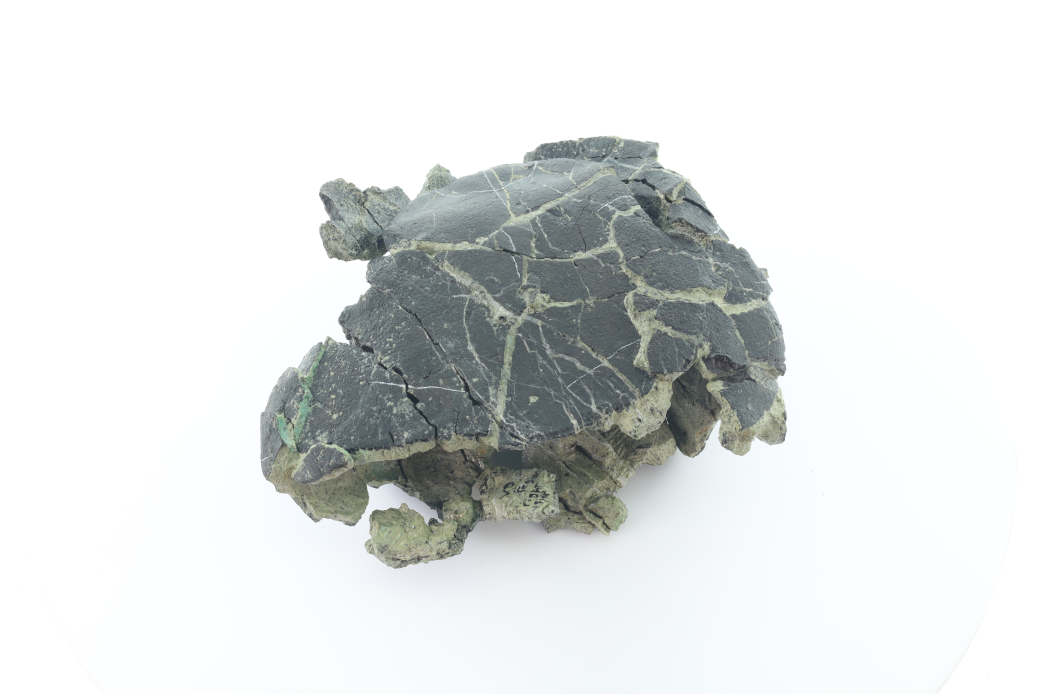
#> input picture test_directories/fresh_data/UF-IZ-turtle/series/noscale/IMG_6121.JPG, 6240 x 4160 px (shown at 1/6 size); its folder holds only this picture in this run
$ python -i makeMasks.py   (imports and definitions only)
#> lines starting #> are read from the running program, lines starting #| are printed output that depends on the picture; after the words box and inside, x2 and y2 are one past the last pixel; in counts of white or black regions, pixels touching at a corner belong together
#> further down, picture is the input picture: shape (4160, 6240, 3); mean B, G, R 225.3, 225.7, 223.1
import numpy as np
import cv2
import glob
import time
from numpy.linalg import norm
import os
import imutils
from concurrent.futures import ThreadPoolExecutor

def pgOtsuMask(img,dilate_intensity=0.3,show=False):

    #scale_percent = 30
#> called with dilate_intensity = 0.3, show = False
    initial_dim = [img.shape[1],img.shape[0]]
#> initial_dim = [6240, 4160]

    #dim = (int(img.shape[1] * scale_percent / 100), int(img.shape[0] * scale_percent / 100))
    #img = cv2.resize(img, dim)
    img = imutils.resize(img, width=500)
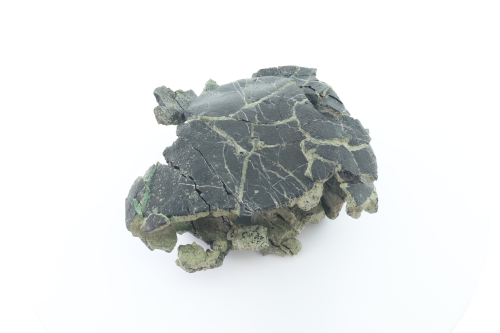
#> img: shape (333, 500, 3); mean of channels 0, 1, 2 225.3, 225.7, 223.1; drawn as B, G, R

    # figure out if the background is black
    lightness = np.average(norm(img, axis=2)) / np.sqrt(3)
#> lightness = 224.7
    has_black_bg = lightness < 127
#> has_black_bg = False
    if show:
        if has_black_bg:
            print("Detected black background")
        else:
            print("Detected white background")

    start_time = time.time()  ##################################################

    # TODO apply propor to image size
    img = cv2.GaussianBlur(img, (5, 5), 0)

    if show:
        print("Time taken for blur --- %s seconds ---" % (time.time() - start_time))
        cv2.imshow("blur",img)
        cv2.waitKey(0)
        start_time = time.time()

    start_time = time.time() ##################################################

    img = cv2.cvtColor(img, cv2.COLOR_BGR2GRAY)
#> img: shape (333, 500)
    mask = cv2.threshold(img, 0, 255, #240
                           cv2.THRESH_BINARY | cv2.THRESH_OTSU)[1]
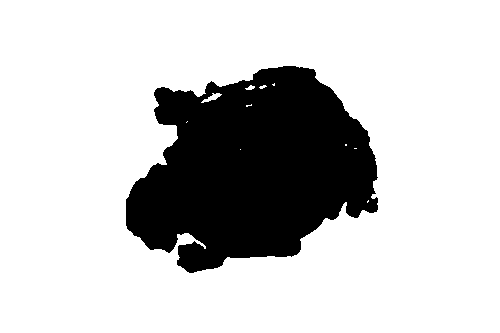
#> mask: shape (333, 500); 78.6% white; 1 black region, box (x1, y1, x2, y2) and area: (126, 66, 378, 273) 35584

    if not has_black_bg:
        mask = cv2.bitwise_not(mask)

    segment_pix_size = np.sum(img == 255)
#> segment_pix_size = 80151

    if show:
        print("Time taken for otsu --- %s seconds ---" % (time.time() - start_time))
        cv2.imshow("mask", mask)
        cv2.waitKey(0)
        start_time = time.time()

    k_size = int(dilate_intensity * 25)
    kernel = np.ones((k_size, k_size), np.uint8)
    mask = cv2.dilate(mask, kernel, iterations=1)
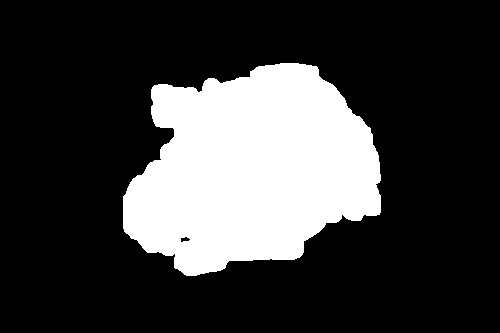
#> mask: shape (333, 500); 23.6% white; 1 white region

    if show:
        print("Time taken for dilate --- %s seconds ---" % (time.time() - start_time))
        cv2.imshow("dilated", mask)
        cv2.waitKey(0)
        start_time = time.time()

    #kernel = cv2.getStructuringElement(cv2.MORPH_ELLIPSE, (20, 20))
    #mask = cv2.morphologyEx(mask, cv2.MORPH_OPEN, kernel)

    #mask = cv2.morphologyEx(mask, cv2.MORPH_CLOSE, cv2.getStructuringElement(cv2.MORPH_RECT, (3, 3)), iterations=3)
    contour, hier = cv2.findContours(mask, cv2.RETR_CCOMP, cv2.CHAIN_APPROX_SIMPLE)
#> contour = 2 contours; box (x1, y1, x2, y2) and area: (123, 63, 381, 276) 38882, (180, 236, 191, 243) 40

    mask = np.zeros(img.shape)
    for cnt in contour:
        cv2.drawContours(mask, [cnt], 0, 255, -1)
#> this loop made 2 passes
#> mask: shape (333, 500) float64; 23.6% white; 1 white region, box (x1, y1, x2, y2) and area: (123, 63, 381, 276) 39287
    mask = mask.astype(np.uint8)

    if show:
        print("Time taken for close --- %s seconds ---" % (time.time() - start_time))
        cv2.imshow("closed", mask)
        cv2.waitKey(0)
        start_time = time.time()

    # Connected components with stats.
    labels, output, stats, centroids = cv2.connectedComponentsWithStats(mask, connectivity=4)
#> labels = 2; stats = [[0, 0, 500, 333, 127213], [123, 63, 258, 213, 39287]]; centroids = [[249, 165], [251.2, 169.1]]

    # remove small components for speed
    remove_barcodes_by_rectangle = False
    #remove_barcodes_by_center = False

    if remove_barcodes_by_rectangle:
        is_rectangle = []
        for l in range(labels):
            points = np.argwhere(output == l)
            rect = cv2.minAreaRect(points)
            box = cv2.boxPoints(rect)
            print(box)
            w = abs(box[1,0] - box[0,0])
            h = abs(box[2,1] - box[0,1])
            print(stats[l, cv2.CC_STAT_AREA])
            print(h*w)
            is_rectangle.append(abs(h*w - stats[l, cv2.CC_STAT_AREA]) < 10)
        non_rect_labels = [i for i, x in enumerate(is_rectangle) if x]

        # Find the largest non background component.
        # Note: range() starts from 1 since 0 is the background label.
        #max_label, max_size = max([(i, stats[i, cv2.CC_STAT_AREA]) for i in range(1, labels)], key=lambda x: x[1])
        label_areas = [(i, stats[i, cv2.CC_STAT_AREA]) for i in non_rect_labels] #range(1, labels)
        label_areas.sort(key=lambda x: x[1],reverse=True)
        top3_labels = list(zip(*label_areas[0:3]))[0]
        #print(top3_labels)
        #print(centroids)
        label_centroids = centroids[top3_labels,:]
        #print(label_centroids)
        img_mid = [np.shape(img)[1] / 2, np.shape(img)[0] / 2]
        #print(img_mid)
        centroid_dists = [sum(abs(c - img_mid)) for c in label_centroids]
        final_label = top3_labels[np.argmin(centroid_dists)]

    else:
        max_label, max_size = max([(i, stats[i, cv2.CC_STAT_AREA]) for i in range(1, labels)], key=lambda x: x[1])
#> max_label = 1; max_size = 39287
        final_label = max_label
#> final_label = 1

    mask = np.zeros(img.shape)
    mask[output == final_label] = 255

    if show:
        print("Time taken for comp --- %s seconds ---" % (time.time() - start_time))
        cv2.imshow("best component", mask)
        cv2.waitKey(0)

    mask = cv2.resize(mask,initial_dim)
#> mask: shape (4160, 6240) float64
    return(mask)

# [65 lines left out: function makeMasks, not called in this run]

>>> import cv2
>>> picture = cv2.imread('../test_directories/fresh_data/UF-IZ-turtle/series/noscale/IMG_6121.JPG')
>>> result = pgOtsuMask(picture)
